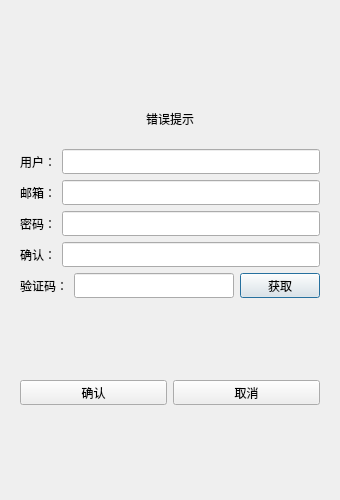
<?xml version="1.0" encoding="UTF-8"?>
<ui version="4.0">
 <class>RegisterDialog</class>
 <widget class="QDialog" name="RegisterDialog">
  <property name="geometry">
   <rect>
    <x>0</x>
    <y>0</y>
    <width>340</width>
    <height>500</height>
   </rect>
  </property>
  <property name="windowTitle">
   <string>Dialog</string>
  </property>
  <layout class="QVBoxLayout" name="verticalLayout_2">
   <item>
    <layout class="QVBoxLayout" name="verticalLayout">
     <item>
      <widget class="QStackedWidget" name="stackedWidget">
       <widget class="QWidget" name="page">
        <layout class="QVBoxLayout" name="verticalLayout_3">
         <item>
          <spacer name="verticalSpacer">
           <property name="orientation">
            <enum>Qt::Vertical</enum>
           </property>
           <property name="sizeHint" stdset="0">
            <size>
             <width>20</width>
             <height>40</height>
            </size>
           </property>
          </spacer>
         </item>
         <item>
          <widget class="QWidget" name="widget" native="true">
           <layout class="QVBoxLayout" name="verticalLayout_4">
            <item>
             <widget class="QLabel" name="error_tip_label">
              <property name="minimumSize">
               <size>
                <width>0</width>
                <height>30</height>
               </size>
              </property>
              <property name="maximumSize">
               <size>
                <width>16777215</width>
                <height>16777215</height>
               </size>
              </property>
              <property name="text">
               <string>错误提示</string>
              </property>
              <property name="alignment">
               <set>Qt::AlignCenter</set>
              </property>
             </widget>
            </item>
           </layout>
          </widget>
         </item>
         <item>
          <layout class="QHBoxLayout" name="horizontalLayout">
           <item>
            <widget class="QLabel" name="user_label">
             <property name="minimumSize">
              <size>
               <width>0</width>
               <height>25</height>
              </size>
             </property>
             <property name="maximumSize">
              <size>
               <width>16777215</width>
               <height>25</height>
              </size>
             </property>
             <property name="text">
              <string>用户：</string>
             </property>
            </widget>
           </item>
           <item>
            <widget class="QLineEdit" name="user_line_edit">
             <property name="minimumSize">
              <size>
               <width>0</width>
               <height>25</height>
              </size>
             </property>
             <property name="maximumSize">
              <size>
               <width>16777215</width>
               <height>25</height>
              </size>
             </property>
            </widget>
           </item>
          </layout>
         </item>
         <item>
          <layout class="QHBoxLayout" name="horizontalLayout_2">
           <item>
            <widget class="QLabel" name="email_label">
             <property name="minimumSize">
              <size>
               <width>0</width>
               <height>25</height>
              </size>
             </property>
             <property name="maximumSize">
              <size>
               <width>16777215</width>
               <height>25</height>
              </size>
             </property>
             <property name="text">
              <string>邮箱：</string>
             </property>
            </widget>
           </item>
           <item>
            <widget class="QLineEdit" name="email_line_edit">
             <property name="minimumSize">
              <size>
               <width>0</width>
               <height>25</height>
              </size>
             </property>
             <property name="maximumSize">
              <size>
               <width>16777215</width>
               <height>25</height>
              </size>
             </property>
            </widget>
           </item>
          </layout>
         </item>
         <item>
          <layout class="QHBoxLayout" name="horizontalLayout_3">
           <item>
            <widget class="QLabel" name="password_label">
             <property name="minimumSize">
              <size>
               <width>0</width>
               <height>25</height>
              </size>
             </property>
             <property name="maximumSize">
              <size>
               <width>16777215</width>
               <height>25</height>
              </size>
             </property>
             <property name="text">
              <string>密码：</string>
             </property>
            </widget>
           </item>
           <item>
            <widget class="QLineEdit" name="password_line_edit">
             <property name="minimumSize">
              <size>
               <width>0</width>
               <height>25</height>
              </size>
             </property>
             <property name="maximumSize">
              <size>
               <width>16777215</width>
               <height>25</height>
              </size>
             </property>
            </widget>
           </item>
          </layout>
         </item>
         <item>
          <layout class="QHBoxLayout" name="horizontalLayout_4">
           <item>
            <widget class="QLabel" name="confirm_pws_label">
             <property name="minimumSize">
              <size>
               <width>0</width>
               <height>25</height>
              </size>
             </property>
             <property name="maximumSize">
              <size>
               <width>16777215</width>
               <height>25</height>
              </size>
             </property>
             <property name="text">
              <string>确认：</string>
             </property>
            </widget>
           </item>
           <item>
            <widget class="QLineEdit" name="confirm_pws_line_edit">
             <property name="maximumSize">
              <size>
               <width>16777215</width>
               <height>25</height>
              </size>
             </property>
            </widget>
           </item>
          </layout>
         </item>
         <item>
          <layout class="QHBoxLayout" name="horizontalLayout_5">
           <item>
            <widget class="QLabel" name="vf_code_label">
             <property name="minimumSize">
              <size>
               <width>0</width>
               <height>25</height>
              </size>
             </property>
             <property name="maximumSize">
              <size>
               <width>16777215</width>
               <height>25</height>
              </size>
             </property>
             <property name="text">
              <string>验证码：</string>
             </property>
            </widget>
           </item>
           <item>
            <widget class="QLineEdit" name="vf_code_line_edit">
             <property name="minimumSize">
              <size>
               <width>0</width>
               <height>25</height>
              </size>
             </property>
             <property name="maximumSize">
              <size>
               <width>16777215</width>
               <height>25</height>
              </size>
             </property>
            </widget>
           </item>
           <item>
            <widget class="QPushButton" name="get_vf_code_push_button">
             <property name="minimumSize">
              <size>
               <width>0</width>
               <height>25</height>
              </size>
             </property>
             <property name="maximumSize">
              <size>
               <width>16777215</width>
               <height>25</height>
              </size>
             </property>
             <property name="text">
              <string>获取</string>
             </property>
            </widget>
           </item>
          </layout>
         </item>
         <item>
          <spacer name="verticalSpacer_3">
           <property name="orientation">
            <enum>Qt::Vertical</enum>
           </property>
           <property name="sizeHint" stdset="0">
            <size>
             <width>20</width>
             <height>40</height>
            </size>
           </property>
          </spacer>
         </item>
         <item>
          <layout class="QHBoxLayout" name="horizontalLayout_6">
           <item>
            <widget class="QPushButton" name="confirm_push_button">
             <property name="minimumSize">
              <size>
               <width>0</width>
               <height>25</height>
              </size>
             </property>
             <property name="maximumSize">
              <size>
               <width>16777215</width>
               <height>25</height>
              </size>
             </property>
             <property name="text">
              <string>确认</string>
             </property>
            </widget>
           </item>
           <item>
            <widget class="QPushButton" name="cancle_push_button">
             <property name="minimumSize">
              <size>
               <width>0</width>
               <height>25</height>
              </size>
             </property>
             <property name="maximumSize">
              <size>
               <width>16777215</width>
               <height>25</height>
              </size>
             </property>
             <property name="text">
              <string>取消</string>
             </property>
            </widget>
           </item>
          </layout>
         </item>
         <item>
          <spacer name="verticalSpacer_2">
           <property name="orientation">
            <enum>Qt::Vertical</enum>
           </property>
           <property name="sizeHint" stdset="0">
            <size>
             <width>20</width>
             <height>40</height>
            </size>
           </property>
          </spacer>
         </item>
        </layout>
       </widget>
       <widget class="QWidget" name="page_2"/>
      </widget>
     </item>
    </layout>
   </item>
  </layout>
 </widget>
 <resources/>
 <connections/>
</ui>
